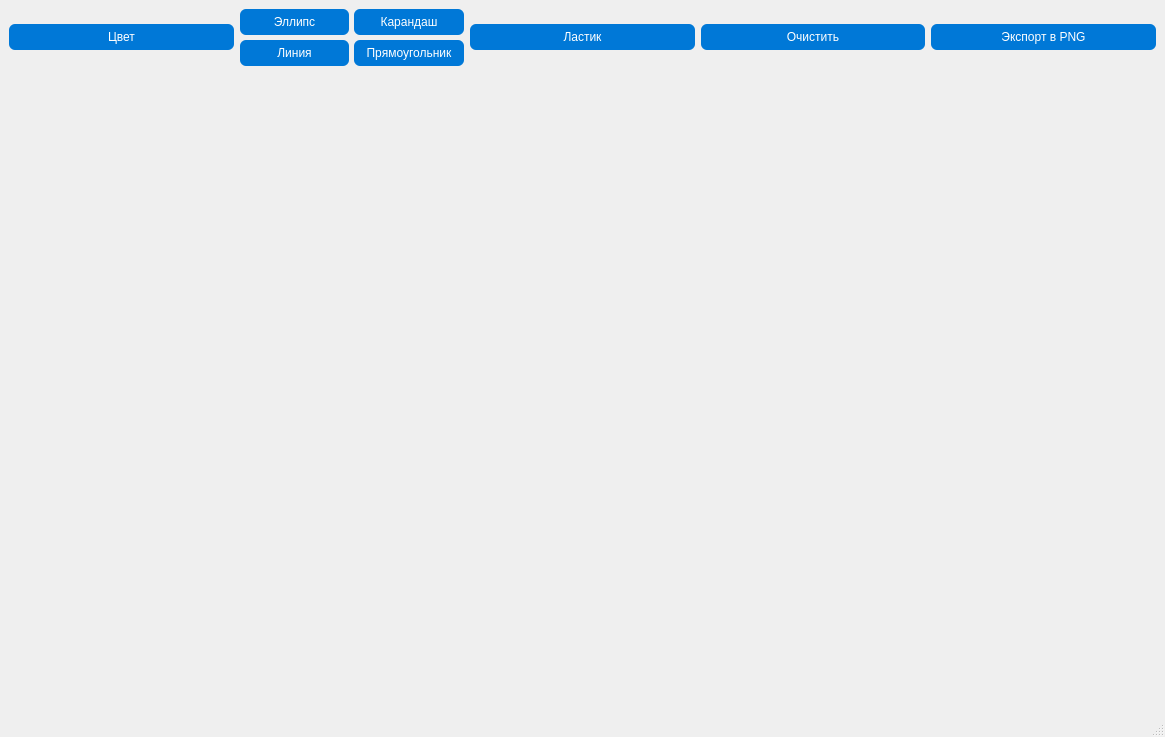
<?xml version="1.0" encoding="UTF-8"?>
<ui version="4.0">
 <class>MainWindow</class>
 <widget class="QMainWindow" name="MainWindow">
  <property name="geometry">
   <rect>
    <x>0</x>
    <y>0</y>
    <width>1165</width>
    <height>737</height>
   </rect>
  </property>
  <property name="windowTitle">
   <string>MainWindow</string>
  </property>
  <widget class="QWidget" name="centralwidget">
   <property name="styleSheet">
    <string notr="true">QPushButton {
    background-color: #0078D7;
    color: white;
    border: none;
    border-radius: 6px;
    padding: 6px 12px;
}

QPushButton:hover {
    background-color: #0096FF;
}

QPushButton:pressed {
    background-color: #005FA3;
}</string>
   </property>
   <layout class="QVBoxLayout" name="verticalLayout">
    <item>
     <layout class="QHBoxLayout" name="horizontalLayout">
      <item>
       <widget class="QPushButton" name="btnColor">
        <property name="styleSheet">
         <string notr="true"/>
        </property>
        <property name="text">
         <string>Цвет</string>
        </property>
       </widget>
      </item>
      <item>
       <layout class="QGridLayout" name="gridLayout">
        <property name="sizeConstraint">
         <enum>QLayout::SizeConstraint::SetDefaultConstraint</enum>
        </property>
        <property name="topMargin">
         <number>0</number>
        </property>
        <property name="spacing">
         <number>5</number>
        </property>
        <item row="0" column="0">
         <widget class="QPushButton" name="btnEll">
          <property name="sizePolicy">
           <sizepolicy hsizetype="Minimum" vsizetype="Fixed">
            <horstretch>0</horstretch>
            <verstretch>0</verstretch>
           </sizepolicy>
          </property>
          <property name="text">
           <string>Эллипс</string>
          </property>
         </widget>
        </item>
        <item row="0" column="1">
         <widget class="QPushButton" name="btnPen">
          <property name="text">
           <string>Карандаш</string>
          </property>
         </widget>
        </item>
        <item row="1" column="0">
         <widget class="QPushButton" name="btnLine">
          <property name="text">
           <string>Линия</string>
          </property>
         </widget>
        </item>
        <item row="1" column="1">
         <widget class="QPushButton" name="btnRec">
          <property name="text">
           <string>Прямоугольник</string>
          </property>
         </widget>
        </item>
       </layout>
      </item>
      <item>
       <widget class="QPushButton" name="btnEraser">
        <property name="text">
         <string>Ластик</string>
        </property>
       </widget>
      </item>
      <item>
       <widget class="QPushButton" name="btnClear">
        <property name="styleSheet">
         <string notr="true"/>
        </property>
        <property name="text">
         <string>Очистить</string>
        </property>
       </widget>
      </item>
      <item>
       <widget class="QPushButton" name="btnSave">
        <property name="text">
         <string>Экспорт в PNG</string>
        </property>
       </widget>
      </item>
     </layout>
    </item>
    <item>
     <widget class="Canvas" name="canvas" native="true">
      <property name="sizePolicy">
       <sizepolicy hsizetype="Expanding" vsizetype="Expanding">
        <horstretch>0</horstretch>
        <verstretch>0</verstretch>
       </sizepolicy>
      </property>
     </widget>
    </item>
   </layout>
  </widget>
  <widget class="QMenuBar" name="menubar">
   <property name="geometry">
    <rect>
     <x>0</x>
     <y>0</y>
     <width>1165</width>
     <height>21</height>
    </rect>
   </property>
  </widget>
  <widget class="QStatusBar" name="statusbar"/>
 </widget>
 <customwidgets>
  <customwidget>
   <class>Canvas</class>
   <extends>QWidget</extends>
   <header>canvas.h</header>
   <container>1</container>
  </customwidget>
 </customwidgets>
 <resources/>
 <connections/>
</ui>
